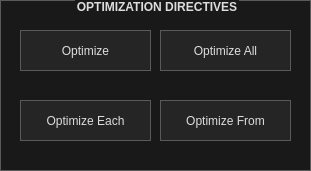
   <widget class="QGroupBox" name="optimization_box">
    <property name="geometry">
     <rect>
      <x>60</x>
      <y>220</y>
      <width>311</width>
      <height>171</height>
     </rect>
    </property>
    <property name="styleSheet">
     <string notr="true">/*
	Based on a template by Emanuel Claesson (c) 2013 with modifications by Paris Flood

	Licensed under the Apache License, Version 2.0 (the &quot;License&quot;);
	you may not use this file except in compliance with the License.
	You may obtain a copy of the License at

		http://www.apache.org/licenses/LICENSE-2.0

	Unless required by applicable law or agreed to in writing, software
	distributed under the License is distributed on an &quot;AS IS&quot; BASIS,
	WITHOUT WARRANTIES OR CONDITIONS OF ANY KIND, either express or implied.
	See the License for the specific language governing permissions and
	limitations under the License.
*/

/*
	COLOR_DARK     = #191919
	COLOR_MEDIUM   = #353535
	COLOR_MEDLIGHT = #5A5A5A
	COLOR_LIGHT    = #DDDDDD
	COLOR_BLUE  = #2158AA
	COLOR_ORANGE = #D66C23
*/
* {
	background: #191919;
	color: #DDDDDD;
border: 1px solid #5A5A5A;
}

 QMenuBar {
	background: #191919;
	border-style: none;
 }

 QMenuBar::item {
	 background: transparent;
     spacing: 3px; /* spacing between menu bar items */
     padding: 5px 25px;
 }

 QMenuBar::item:selected{
	background: #353535;
  	border: 2px solid #D66C23;
    border-style: none none solid none;
}

 QMenuBar::item:pressed {
	background: #5A5A5A;
}

QCheckBox, QRadioButton {
	border: none;
}

QRadioButton::indicator, QCheckBox::indicator {
	width: 13px;
	height: 13px;
}

QRadioButton::indicator::unchecked, QCheckBox::indicator::unchecked {
	left: 5px;
	border: 1px solid #5A5A5A;
	background: none;
}

QRadioButton::indicator:unchecked:hover, QCheckBox::indicator:unchecked:hover {
	left: 5px;
	border: 1px solid #D66C23;
}

QRadioButton::indicator::checked, QCheckBox::indicator::checked {
	left: 5px;
	border: 1px solid #5A5A5A;
	background: #2158AA;
}

QRadioButton::indicator:checked:hover, QCheckBox::indicator:checked:hover {
	left: 5px;
	border: 1px solid #D66C23;
	background: #2158AA;
}

QGroupBox::title {
	subcontrol-origin: margin;
    subcontrol-position: top center;
}

QScrollBar {
	border: 1px solid #5A5A5A;
	background: #191919;
}

QScrollBar:horizontal {
	height: 15px;
	margin: 0px 16px 0px 16px;
}

QScrollBar:vertical {
	width: 15px;
	margin: 16px 0px 16px 0px;
}

QScrollBar::handle {
	background: #353535;
	border: 1px solid #5A5A5A;
}

QScrollBar::handle:horizontal {
	border-width: 0px 1px 0px 1px;
}

QScrollBar::handle:vertical {
	border-width: 1px 0px 1px 0px;
}

QScrollBar::handle:horizontal {
	min-width: 20px;
}

QScrollBar::handle:vertical {
	min-height: 20px;
}

QScrollBar::add-line, QScrollBar::sub-line {
	background:#353535;
	border: 1px solid #5A5A5A;
	subcontrol-origin: margin;
}

QScrollBar::add-line {
	position: absolute;
}

QScrollBar::add-line:horizontal {
	width: 15px;
	subcontrol-position: right;
	left: 15px;
}

QScrollBar::add-line:vertical {
	height: 15px;
	subcontrol-position: bottom;
	top: 15px;
}

QScrollBar::sub-line:horizontal {
	width: 15px;
	subcontrol-position: left;
}

QScrollBar::sub-line:vertical {
	height: 15px;
	subcontrol-position: top;
}

QScrollBar:left-arrow, QScrollBar::right-arrow, QScrollBar::up-arrow, QScrollBar::down-arrow {
	border: 1px solid #5A5A5A;
	width: 3px;
	height: 3px;
}

QScrollBar::add-page, QScrollBar::sub-page {
	background: none;
}

QAbstractButton {
	background: #252525;
}

QAbstractButton:disabled {
	background: #3F3F3F;
}

QAbstractButton:hover {
	background: #353535;
}

QPushButton:hover {
	background: #353535;
  	border: 1px solid #D66C23;
}

QAbstractButton:pressed {
	background: #5A5A5A;
}

QAbstractItemView {
	show-decoration-selected: 1;
 	outline: 0;
	selection-background-color: #2158AA;
	selection-color: #DDDDDD;
	alternate-background-color: #353535;
}

QHeaderView {
	border: 1px solid #5A5A5A;
}

QHeaderView::section {
	background: #191919;
	border: 1px solid #5A5A5A;
	padding: 4px;
}

QHeaderView::section:selected, QHeaderView::section::checked {
	background: #353535;
}

QTableView {
	gridline-color: #5A5A5A;
}

QTabBar {
	margin-left: 2px;
}

QTabBar::tab {
	border-radius: 0px;
	padding: 4px;
	margin: 4px;
}

QTabBar::tab:selected {
	background: #353535;
}

QComboBox::down-arrow {
	border: 1px solid #5A5A5A;
	background: #353535;
}

QComboBox::drop-down {
	border: 1px solid #5A5A5A;
	background: #353535;
}

QComboBox::down-arrow {
	width: 3px;
	height: 3px;
	border: 1px solid #5A5A5A;
}

QAbstractSpinBox {
	padding-right: 15px;
}

QAbstractSpinBox::up-button, QAbstractSpinBox::down-button {
	border: 1px solid #5A5A5A;
	background: #353535;
	subcontrol-origin: border;
}
QAbstractSpinBox::up-button:hover, QAbstractSpinBox::down-button:hover {
	border: 1px solid #D66C23;
}
QAbstractSpinBox::up-button:pressed, QAbstractSpinBox::down-button:pressed {
	background: #5A5A5A;
}

QAbstractSpinBox::up-arrow, QAbstractSpinBox::down-arrow {
	width: 3px;
	height: 3px;
	border: 1px solid #5A5A5A;
}
QAbstractSpinBox::up-arrow:hover, QAbstractSpinBox::down-arrow:hover {
	border: 1px solid #D66C23;
}

QSlider {
	border: none;
}

QSlider::groove:horizontal {
	height: 5px;
	margin: 4px 0px 4px 0px;
}

QSlider::groove:vertical {
	width: 5px;
	margin: 0px 4px 0px 4px;
}

QSlider::handle {
	border: 1px solid #5A5A5A;
	background: #353535;
}

QSlider::handle:horizontal {
	width: 15px;
	margin: -4px 0px -4px 0px;
}

QSlider::handle:vertical {
	height: 15px;
	margin: 0px -4px 0px -4px;
}

QSlider::add-page:vertical, QSlider::sub-page:horizontal {
	background: #2158AA;
}

QSlider::sub-page:vertical, QSlider::add-page:horizontal {
	background: #353535;
}

QLabel {
	border: none;
}

QProgressBar {
	text-align: center;
}

QProgressBar::chunk {
	width: 1px;
	background-color: #2158AA;
}

QMenu::separator {
	background: #353535;
}

QGroupBox {
	font: bold
}

QListWidget::item:selected {
    background-color: #2158AA;
}

 QMenu::item:selected{
	background: #353535;
	border: 2px solid #D66C23;
    border-style: none solid none none;
}

 QMenu::pressed {
	background: #5A5A5A;
}

QMenu::separator {
    height: 5px;
	background: #2158AA;
}</string>
    </property>
    <property name="title">
     <string>OPTIMIZATION DIRECTIVES</string>
    </property>
    <property name="alignment">
     <set>Qt::AlignHCenter|Qt::AlignTop</set>
    </property>
    <property name="flat">
     <bool>false</bool>
    </property>
    <widget class="QPushButton" name="optimize_button">
     <property name="geometry">
      <rect>
       <x>20</x>
       <y>30</y>
       <width>131</width>
       <height>41</height>
      </rect>
     </property>
     <property name="styleSheet">
      <string notr="true">QButton {    
       min-width: 80em;
       min-height: 40em;
       width: 1600em;
       height: 80em;&quot;    
}</string>
     </property>
     <property name="text">
      <string>Optimize</string>
     </property>
    </widget>
    <widget class="QPushButton" name="optimize_all_button">
     <property name="geometry">
      <rect>
       <x>160</x>
       <y>30</y>
       <width>131</width>
       <height>41</height>
      </rect>
     </property>
     <property name="styleSheet">
      <string notr="true">QButton {    
       min-width: 80em;
       min-height: 40em;
       width: 1600em;
       height: 80em;&quot;    
}</string>
     </property>
     <property name="text">
      <string>Optimize All</string>
     </property>
    </widget>
    <widget class="QPushButton" name="optimize_from_button">
     <property name="geometry">
      <rect>
       <x>160</x>
       <y>100</y>
       <width>131</width>
       <height>41</height>
      </rect>
     </property>
     <property name="styleSheet">
      <string notr="true">QButton {    
       min-width: 80em;
       min-height: 40em;
       width: 1600em;
       height: 80em;&quot;    
}</string>
     </property>
     <property name="text">
      <string>Optimize From</string>
     </property>
    </widget>
    <widget class="QPushButton" name="optimize_each_button">
     <property name="geometry">
      <rect>
       <x>20</x>
       <y>100</y>
       <width>131</width>
       <height>41</height>
      </rect>
     </property>
     <property name="styleSheet">
      <string notr="true">QButton {    
       min-width: 80em;
       min-height: 40em;
       width: 1600em;
       height: 80em;&quot;    
}</string>
     </property>
     <property name="text">
      <string>Optimize Each</string>
     </property>
    </widget>
   </widget>
